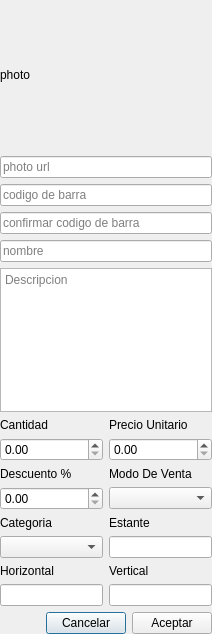
<?xml version="1.0" encoding="UTF-8"?>
<ui version="4.0">
 <class>Dialog</class>
 <widget class="QDialog" name="Dialog">
  <property name="geometry">
   <rect>
    <x>0</x>
    <y>0</y>
    <width>212</width>
    <height>634</height>
   </rect>
  </property>
  <property name="windowTitle">
   <string>Dialog</string>
  </property>
  <layout class="QVBoxLayout" name="verticalLayout_2">
   <property name="leftMargin">
    <number>0</number>
   </property>
   <property name="topMargin">
    <number>0</number>
   </property>
   <property name="rightMargin">
    <number>0</number>
   </property>
   <property name="bottomMargin">
    <number>0</number>
   </property>
   <item>
    <layout class="QVBoxLayout" name="verticalLayout">
     <item>
      <widget class="QLabel" name="photo">
       <property name="sizePolicy">
        <sizepolicy hsizetype="Preferred" vsizetype="Maximum">
         <horstretch>0</horstretch>
         <verstretch>0</verstretch>
        </sizepolicy>
       </property>
       <property name="minimumSize">
        <size>
         <width>0</width>
         <height>150</height>
        </size>
       </property>
       <property name="maximumSize">
        <size>
         <width>16777215</width>
         <height>150</height>
        </size>
       </property>
       <property name="text">
        <string>photo</string>
       </property>
       <property name="scaledContents">
        <bool>true</bool>
       </property>
      </widget>
     </item>
     <item>
      <widget class="QLineEdit" name="input_photo_url">
       <property name="placeholderText">
        <string>photo url</string>
       </property>
      </widget>
     </item>
     <item>
      <widget class="QLineEdit" name="input_code_bar">
       <property name="placeholderText">
        <string>codigo de barra</string>
       </property>
      </widget>
     </item>
     <item>
      <widget class="QLineEdit" name="input_code_bar_confirm">
       <property name="placeholderText">
        <string>confirmar codigo de barra</string>
       </property>
      </widget>
     </item>
     <item>
      <widget class="QLineEdit" name="input_name">
       <property name="placeholderText">
        <string>nombre</string>
       </property>
      </widget>
     </item>
     <item>
      <widget class="QPlainTextEdit" name="input_description">
       <property name="placeholderText">
        <string>Descripcion</string>
       </property>
      </widget>
     </item>
     <item>
      <layout class="QGridLayout" name="gridLayout">
       <item row="4" column="1">
        <widget class="QLabel" name="label_7">
         <property name="text">
          <string>Estante</string>
         </property>
        </widget>
       </item>
       <item row="3" column="1">
        <widget class="QComboBox" name="combox_box_method_shopping"/>
       </item>
       <item row="2" column="1">
        <widget class="QLabel" name="label_5">
         <property name="text">
          <string>Modo De Venta</string>
         </property>
        </widget>
       </item>
       <item row="2" column="0">
        <widget class="QLabel" name="label_4">
         <property name="text">
          <string>Descuento %</string>
         </property>
        </widget>
       </item>
       <item row="5" column="1">
        <widget class="QLineEdit" name="input_shelf">
         <property name="sizePolicy">
          <sizepolicy hsizetype="Preferred" vsizetype="Fixed">
           <horstretch>0</horstretch>
           <verstretch>0</verstretch>
          </sizepolicy>
         </property>
        </widget>
       </item>
       <item row="4" column="0">
        <widget class="QLabel" name="label_6">
         <property name="text">
          <string>Categoria</string>
         </property>
        </widget>
       </item>
       <item row="5" column="0">
        <widget class="QComboBox" name="combox_box_category"/>
       </item>
       <item row="0" column="0">
        <widget class="QLabel" name="label_2">
         <property name="text">
          <string>Cantidad</string>
         </property>
        </widget>
       </item>
       <item row="6" column="0">
        <widget class="QLabel" name="label_8">
         <property name="text">
          <string>Horizontal</string>
         </property>
        </widget>
       </item>
       <item row="0" column="1">
        <widget class="QLabel" name="label_3">
         <property name="text">
          <string>Precio Unitario</string>
         </property>
        </widget>
       </item>
       <item row="1" column="0">
        <widget class="QDoubleSpinBox" name="spin_amount"/>
       </item>
       <item row="6" column="1">
        <widget class="QLabel" name="label_9">
         <property name="text">
          <string>Vertical</string>
         </property>
        </widget>
       </item>
       <item row="3" column="0">
        <widget class="QDoubleSpinBox" name="spin_off_sale"/>
       </item>
       <item row="1" column="1">
        <widget class="QDoubleSpinBox" name="spin_price"/>
       </item>
       <item row="7" column="0">
        <widget class="QLineEdit" name="input_horizontal">
         <property name="sizePolicy">
          <sizepolicy hsizetype="Preferred" vsizetype="Fixed">
           <horstretch>0</horstretch>
           <verstretch>0</verstretch>
          </sizepolicy>
         </property>
        </widget>
       </item>
       <item row="7" column="1">
        <widget class="QLineEdit" name="input_vertical">
         <property name="sizePolicy">
          <sizepolicy hsizetype="Preferred" vsizetype="Fixed">
           <horstretch>0</horstretch>
           <verstretch>0</verstretch>
          </sizepolicy>
         </property>
        </widget>
       </item>
      </layout>
     </item>
     <item>
      <layout class="QHBoxLayout" name="horizontalLayout">
       <item>
        <spacer name="horizontalSpacer">
         <property name="orientation">
          <enum>Qt::Horizontal</enum>
         </property>
         <property name="sizeHint" stdset="0">
          <size>
           <width>40</width>
           <height>20</height>
          </size>
         </property>
        </spacer>
       </item>
       <item>
        <widget class="QPushButton" name="button_cancel">
         <property name="text">
          <string>Cancelar</string>
         </property>
        </widget>
       </item>
       <item>
        <widget class="QPushButton" name="button_success">
         <property name="text">
          <string>Aceptar</string>
         </property>
        </widget>
       </item>
      </layout>
     </item>
    </layout>
   </item>
  </layout>
 </widget>
 <resources/>
 <connections/>
</ui>
